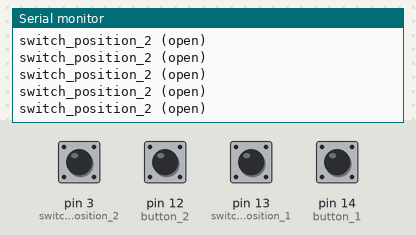
Recording of a sketch running on a simulated Arduino Uno, built with avr-gcc and run on an emulated ATmega328P. On the bench: the last lines printed to the serial monitor. Inputs (shaded band) come from the test bench; at power-on: pin 3 (switch_position_2), pin 12 (button_2), pin 14 (button_1) HIGH, pin 13 (switch_position_1) LOW.

Above: at 1.2 s.
1.3 s: pin 12 (button_2) pulled LOW for 0.15 s
At 1.32 s:
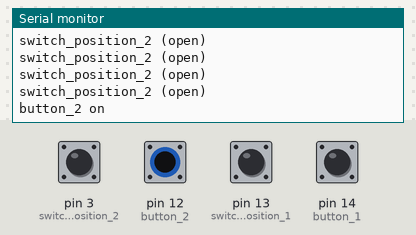
2.9 s: pin 13 (switch_position_1) pulled HIGH for 0.15 s
At 2.93 s:
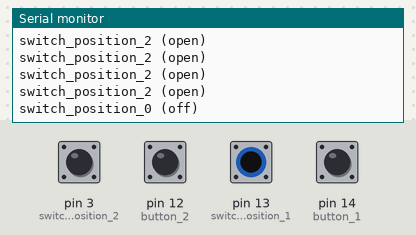
4.5 s: pin 14 (button_1) pulled LOW for 0.15 s
At 4.54 s:
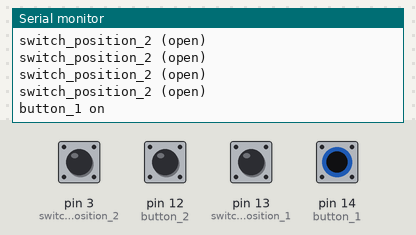
6.1 s: pin 3 (switch_position_2) pulled LOW for 0.15 s
9.2 s: pin 3 (switch_position_2) driven LOW and pin 13 (switch_position_1) driven HIGH
At 9.26 s:
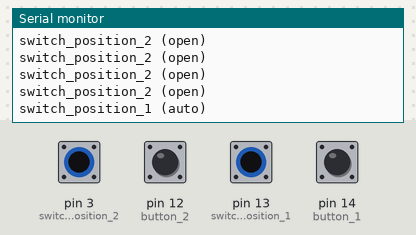
11.1 s: pin 3 (switch_position_2) driven HIGH and pin 12 (button_2) driven LOW and pin 13 (switch_position_1) driven LOW and pin 14 (button_1) driven LOW
At 11.12 s:
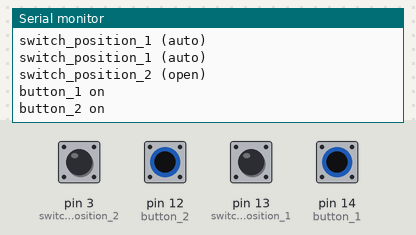

The sketch:

Buttons.ino
```cpp
const int button_1 = 14;
const int button_2 = 12;

const int switch_position_1 = 13;
const int switch_position_2 = 3;

void setup() {
  Serial.begin(74880);
  pinMode(button_1, INPUT);
  pinMode(button_2, INPUT);

  pinMode(switch_position_1, INPUT);
  pinMode(switch_position_2, INPUT);
}
void loop() {
  if(digitalRead(switch_position_1) && !digitalRead(switch_position_2)){
    Serial.println("switch_position_1 (auto)");
  }
  else if(!digitalRead(switch_position_1) && digitalRead(switch_position_2)){
    Serial.println("switch_position_2 (open)");
  }
  else if(digitalRead(switch_position_1) && digitalRead(switch_position_2)){
    Serial.println("switch_position_0 (off)");
  }

  if(!digitalRead(button_1)){
    Serial.println("button_1 on");
  }

  if(!digitalRead(button_2)){
    Serial.println("button_2 on");
  }

  delay(50);
}
```

Measured:
- after the input at 1.3 s, the serial monitor: prints a new line at once (image 1)
- after the input at 2.9 s, the serial monitor: prints a new line at once (image 2)
- after the input at 4.5 s, the serial monitor: prints a new line at once (image 3)
- after the input at 9.2 s, the serial monitor: prints a new line at once (image 4)
- after the input at 11.1 s, the serial monitor: prints a new line at once (image 5)
